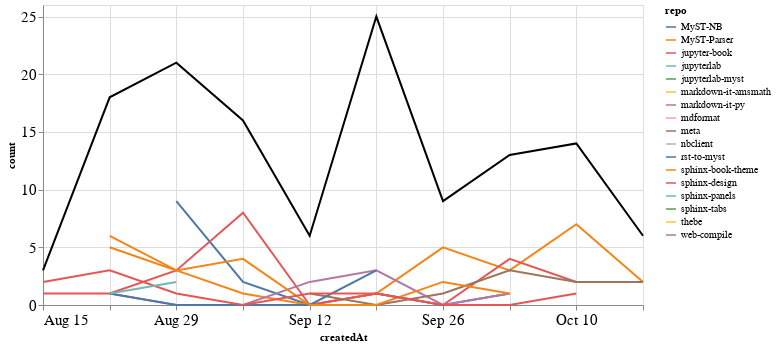

Source (notebook cell):
### Markdown cell above
### Comments

### Code cell
comments_time = comments.groupby('repo').resample('W', on='createdAt').count()['author'].reset_index()
comments_time = comments_time.rename(columns={'author': 'count'})
comments_time_total = comments_time.groupby('createdAt').agg({"count": "sum"}).reset_index()
ch1 = alt.Chart(comments_time, width=600).mark_line().encode(
    x='createdAt',
    y='count',
    color='repo',
    tooltip="repo"
)

ch2 = alt.Chart(comments_time_total, width=600).mark_line(color="black").encode(
    x='createdAt',
    y='count',
)

ch1 + ch2

### Figure 1 — Vega-Lite specification as saved in the notebook (floating-point values rounded to 4 significant figures)
{"config": {"axisLeft": {"labelFontSize": 15}, "axisBottom": {"labelFontSize": 15}}, "layer": [{"data": {"name": "data-3b4eefd9e6bae616f683754a8c2124f3"}, "mark": "line", "encoding": {"color": {"type": "nominal", "field": "repo"}, "tooltip": {"type": "nominal", "field": "repo"}, "x": {"type": "temporal", "field": "createdAt"}, "y": {"type": "quantitative", "field": "count"}}, "width": 600}, {"data": {"name": "data-3599d342a35ce2cfc948d71e6b069b7d"}, "mark": {"type": "line", "color": "black"}, "encoding": {"x": {"type": "temporal", "field": "createdAt"}, "y": {"type": "quantitative", "field": "count"}}, "width": 600}], "$schema": "https://vega.github.io/schema/vega-lite/v4.8.1.json", "datasets": {"data-3b4eefd9e6bae616f683754a8c2124f3": [{"repo": "MyST-NB", "createdAt": "2021-08-29T00:00:00", "count": 9}, {"repo": "MyST-NB", "createdAt": "2021-09-05T00:00:00", "count": 2}, {"repo": "MyST-NB", "createdAt": "2021-09-12T00:00:00", "count": 0}, {"repo": "MyST-NB", "createdAt": "2021-09-19T00:00:00", "count": 1}, {"repo": "MyST-NB", "createdAt": "2021-09-26T00:00:00", "count": 0}, {"repo": "MyST-NB", "createdAt": "2021-10-03T00:00:00", "count": 1}, {"repo": "MyST-Parser", "createdAt": "2021-08-22T00:00:00", "count": 6}, {"repo": "MyST-Parser", "createdAt": "2021-08-29T00:00:00", "count": 3}, {"repo": "MyST-Parser", "createdAt": "2021-09-05T00:00:00", "count": 1}, {"repo": "MyST-Parser", "createdAt": "2021-09-12T00:00:00", "count": 0}, {"repo": "MyST-Parser", "createdAt": "2021-09-19T00:00:00", "count": 1}, {"repo": "MyST-Parser", "createdAt": "2021-09-26T00:00:00", "count": 5}, {"repo": "MyST-Parser", "createdAt": "2021-10-03T00:00:00", "count": 3}, {"repo": "MyST-Parser", "createdAt": "2021-10-10T00:00:00", "count": 7}, {"repo": "MyST-Parser", "createdAt": "2021-10-17T00:00:00", "count": 2}, {"repo": "jupyter-book", "createdAt": "2021-08-15T00:00:00", "count": 1}, {"repo": "jupyter-book", "createdAt": "2021-08-22T00:00:00", "count": 1}, {"repo": "jupyter-book", "createdAt": "2021-08-29T00:00:00", "count": 3}, {"repo": "jupyter-book", "createdAt": "2021-09-05T00:00:00", "count": 8}, {"repo": "jupyter-book", "createdAt": "2021-09-12T00:00:00", "count": 0}, {"repo": "jupyter-book", "createdAt": "2021-09-19T00:00:00", "count": 1}, {"repo": "jupyter-book", "createdAt": "2021-09-26T00:00:00", "count": 0}, {"repo": "jupyter-book", "createdAt": "2021-10-03T00:00:00", "count": 4}, {"repo": "jupyter-book", "createdAt": "2021-10-10T00:00:00", "count": 2}, {"repo": "jupyter-book", "createdAt": "2021-10-17T00:00:00", "count": 2}, {"repo": "jupyterlab", "createdAt": "2021-09-19T00:00:00", "count": 1}, {"repo": "jupyterlab-myst", "createdAt": "2021-09-19T00:00:00", "count": 7}, {"repo": "markdown-it-amsmath", "createdAt": "2021-09-12T00:00:00", "count": 1}, {"repo": "markdown-it-py", "createdAt": "2021-08-22T00:00:00", "count": 1}, {"repo": "markdown-it-py", "createdAt": "2021-08-29T00:00:00", "count": 0}, {"repo": "markdown-it-py", "createdAt": "2021-09-05T00:00:00", "count": 0}, {"repo": "markdown-it-py", "createdAt": "2021-09-12T00:00:00", "count": 2}, {"repo": "markdown-it-py", "createdAt": "2021-09-19T00:00:00", "count": 3}, {"repo": "markdown-it-py", "createdAt": "2021-09-26T00:00:00", "count": 0}, {"repo": "markdown-it-py", "createdAt": "2021-10-03T00:00:00", "count": 1}, {"repo": "mdformat", "createdAt": "2021-09-05T00:00:00", "count": 1}, {"repo": "meta", "createdAt": "2021-09-12T00:00:00", "count": 1}, {"repo": "meta", "createdAt": "2021-09-19T00:00:00", "count": 0}, {"repo": "meta", "createdAt": "2021-09-26T00:00:00", "count": 1}, {"repo": "meta", "createdAt": "2021-10-03T00:00:00", "count": 3}, {"repo": "meta", "createdAt": "2021-10-10T00:00:00", "count": 2}, {"repo": "meta", "createdAt": "2021-10-17T00:00:00", "count": 2}, {"repo": "nbclient", "createdAt": "2021-09-19T00:00:00", "count": 7}, {"repo": "rst-to-myst", "createdAt": "2021-08-22T00:00:00", "count": 1}, {"repo": "rst-to-myst", "createdAt": "2021-08-29T00:00:00", "count": 0}, {"repo": "rst-to-myst", "createdAt": "2021-09-05T00:00:00", "count": 0}, {"repo": "rst-to-myst", "createdAt": "2021-09-12T00:00:00", "count": 0}, {"repo": "rst-to-myst", "createdAt": "2021-09-19T00:00:00", "count": 3}, {"repo": "sphinx-book-theme", "createdAt": "2021-08-22T00:00:00", "count": 5}, {"repo": "sphinx-book-theme", "createdAt": "2021-08-29T00:00:00", "count": 3}, {"repo": "sphinx-book-theme", "createdAt": "2021-09-05T00:00:00", "count": 4}, {"repo": "sphinx-book-theme", "createdAt": "2021-09-12T00:00:00", "count": 0}, {"repo": "sphinx-book-theme", "createdAt": "2021-09-19T00:00:00", "count": 0}, {"repo": "sphinx-book-theme", "createdAt": "2021-09-26T00:00:00", "count": 2}, {"repo": "sphinx-book-theme", "createdAt": "2021-10-03T00:00:00", "count": 1}, {"repo": "sphinx-design", "createdAt": "2021-08-15T00:00:00", "count": 2}, {"repo": "sphinx-design", "createdAt": "2021-08-22T00:00:00", "count": 3}, {"repo": "sphinx-design", "createdAt": "2021-08-29T00:00:00", "count": 1}, {"repo": "sphinx-design", "createdAt": "2021-09-05T00:00:00", "count": 0}, {"repo": "sphinx-design", "createdAt": "2021-09-12T00:00:00", "count": 1}, {"repo": "sphinx-design", "createdAt": "2021-09-19T00:00:00", "count": 1}, {"repo": "sphinx-design", "createdAt": "2021-09-26T00:00:00", "count": 0}, {"repo": "sphinx-design", "createdAt": "2021-10-03T00:00:00", "count": 0}, {"repo": "sphinx-design", "createdAt": "2021-10-10T00:00:00", "count": 1}, {"repo": "sphinx-panels", "createdAt": "2021-08-22T00:00:00", "count": 1}, {"repo": "sphinx-panels", "createdAt": "2021-08-29T00:00:00", "count": 2}, {"repo": "sphinx-tabs", "createdAt": "2021-09-12T00:00:00", "count": 1}, {"repo": "thebe", "createdAt": "2021-10-10T00:00:00", "count": 2}, {"repo": "web-compile", "createdAt": "2021-09-26T00:00:00", "count": 1}], "data-3599d342a35ce2cfc948d71e6b069b7d": [{"createdAt": "2021-08-15T00:00:00", "count": 3}, {"createdAt": "2021-08-22T00:00:00", "count": 18}, {"createdAt": "2021-08-29T00:00:00", "count": 21}, {"createdAt": "2021-09-05T00:00:00", "count": 16}, {"createdAt": "2021-09-12T00:00:00", "count": 6}, {"createdAt": "2021-09-19T00:00:00", "count": 25}, {"createdAt": "2021-09-26T00:00:00", "count": 9}, {"createdAt": "2021-10-03T00:00:00", "count": 13}, {"createdAt": "2021-10-10T00:00:00", "count": 14}, {"createdAt": "2021-10-17T00:00:00", "count": 6}]}}
